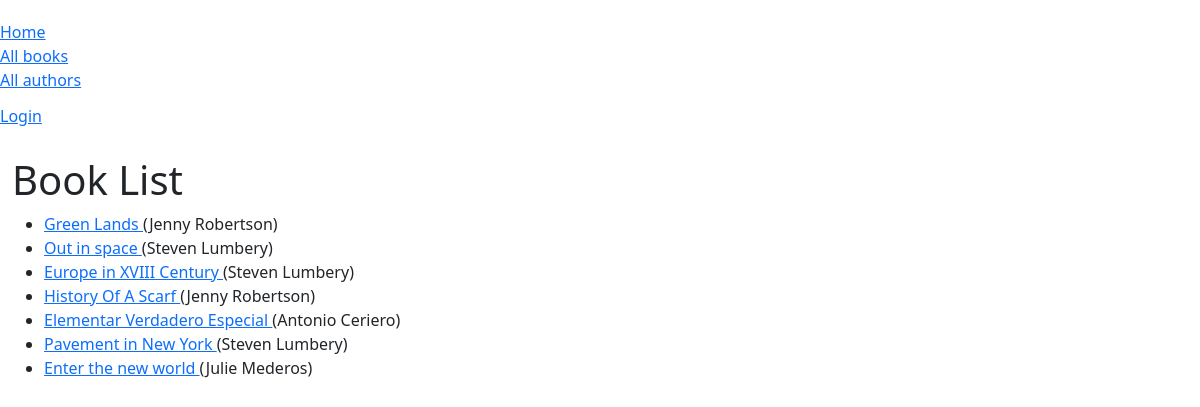
/catalog/books/, run on the app's committed database.
### catalog/models.py (models this page shows, shortened)
class Book(models.Model):
    title = models.CharField(max_length=200)
    author = models.ForeignKey('Author', on_delete=models.SET_NULL, null=True)
    summary = models.TextField(max_length=1000,
        help_text='Enter a brief description of the book')
    isbn = models.CharField('ISBN', max_length=13, unique=True, default=getRandomISBN,
        help_text='13 Character <a href="https://www.isbn-international.org/content/what-isbn">ISBN number</a>')
    genre = models.ManyToManyField(Genre, help_text='Select genre for this book.')
    language = models.ForeignKey('Language', on_delete=models.SET_NULL, null=True, help_text='Enter the Language for the book.')
    def get_absolute_url(self):
        return reverse('book-detail', args=[str(self.id)])
    def display_genre(self):
        """Create string for the Genre data. To display it in admin page."""
        return ', '.join(genre.name for genre in self.genre.all()[:3])
    display_genre.short_description = 'Genre'

class Author(models.Model):
    first_name = models.CharField(max_length=100)
    last_name = models.CharField(max_length=100)
    date_of_birth = models.DateField(null=True, blank=True)
    date_of_death = models.DateField('died', null=True, blank=True)
    class Meta:
        ordering = ['last_name', 'first_name']
    def __str__(self):
        return f'{ self.first_name } { self.last_name }'

### catalog/views.py (the view)
# urls.py: path('books/', views.BookListView.as_view(), name='books'),
class BookListView(generic.ListView):
    model = Book
    context_object_name = 'book_list' # can change a name for the list to access in a template variable
    paginate_by = 10
    """
    def get_queryset(self):
        return Book.objects.filter(language__name__icontains='english')[:3]
    """

### catalog/templates/catalog/book_list.html (shortened to what this page needs)
{% extends "base_generic.html" %}
{% block content %}
    <h1>Book List</h1>
    {% if book_list %}
        <ul>
            {% for book in book_list %}
                <li>
                    <a href="{{ book.get_absolute_url }}">
                        {{ book.title }}
                    </a>
                    ({{ book.author }})
                </li>
            {% endfor %}
        </ul>
    {% else %}
        <p>There are no books in the library</p>
    {% endif %}
{% endblock %}

### data on the page
Book: title "Green Lands", author "Jenny Robertson"
Book: title "Out in space", author "Steven Lumbery"
Book: title "Europe in XVIII Century", author "Steven Lumbery"
Book: title "History Of A Scarf", author "Jenny Robertson"
Book: title "Elementar Verdadero Especial", author "Antonio Ceriero"
Book: title "Pavement in New York", author "Steven Lumbery"
Book: title "Enter the new world", author "Julie Mederos"
